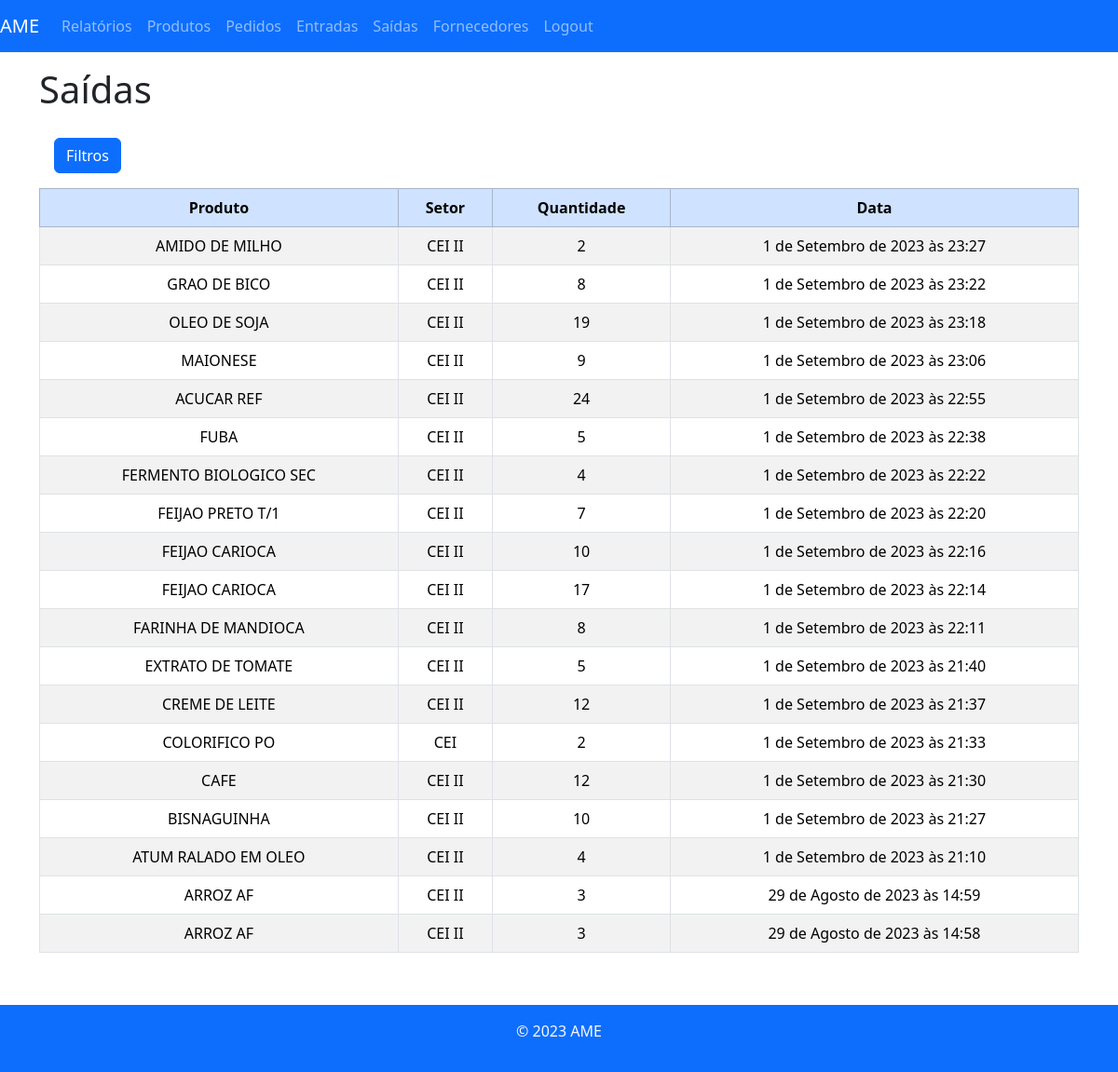
Page /saidas/ (signed in) on the committed database.
### almoxarifado/models.py (models this page shows, shortened)
class Saida(models.Model):
    produto = models.ForeignKey(Produto, on_delete=models.CASCADE)
    setor = models.ForeignKey(Setor, on_delete=models.CASCADE)
    quantidade = models.PositiveIntegerField()
    criado_em = models.DateTimeField(auto_now_add=True)
    usuario = models.ForeignKey(User, on_delete=models.CASCADE)

class Produto(models.Model):
    nome = models.CharField(max_length=255)
    descricao = models.TextField()
    quantidade = models.PositiveIntegerField()
    estoque_minimo = models.PositiveIntegerField()
    categoria = models.ForeignKey(Categoria, on_delete=models.CASCADE, default="")
    local = models.ForeignKey(LocalPrateleira, on_delete=models.CASCADE, default="")
    def __str__(self):
        return self.nome

class Setor(models.Model):
    setorNome = models.CharField(max_length=64)
    def __str__(self):
        return self.setorNome

### almoxarifado/views.py (the view)
# urls.py: path('saidas/', saidas_view, name='saidas'),
@login_required
def saidas_view(request):
    saidas = Saida.objects.all().order_by("-criado_em")
    produto = request.GET.get('produto')
    setor = request.GET.get('setor')
    data_inicial = request.GET.get('data_inicial')
    data_final = request.GET.get('data_final')
    if data_inicial:
        data_inicial = datetime.strptime(data_inicial, '%Y-%m-%d').date()
    if data_final:
        data_final = datetime.strptime(data_final, '%Y-%m-%d').date()
    if produto:
        saidas = saidas.filter(Q(produto__nome__icontains=produto))
    if setor:
        saidas = saidas.filter(Q(setor__setorNome__icontains=setor))
    if data_inicial and data_final:
        saidas = saidas.filter(criado_em__range=[data_inicial, data_final])
    return render(request, 'saidas.html', {'saidas': saidas})

### almoxarifado/templates/saidas.html (shortened to what this page needs)
{% extends 'base.html' %}
{% load django_bootstrap5 %}
{% block content %}
  <h1>Saídas</h1>
 <div class="container-fluid">
  <div class="row">
    <div class="col-3 text-white p-3">
      <button type="button" class="btn btn-primary mt-1" id="botaoFiltros" onClick="esconderFiltro()">
        Filtros
      </button>
    </div>
      <div class="col-9 text-dark p-3">
      </div>
    </div>
  </div>
  <div class="table-responsive">
    <table class="table table-hover table-striped table-bordered ">
      <thead class="table-primary">
        <tr>
          <th>Produto</th>
          <th>Setor</th>
          <th>Quantidade</th>
          <th>Data</th>
        </tr>
      </thead>
      <tbody>
        {% for saida in saidas %}
          <tr>
            <td>{{ saida.produto }}</td>
            <td>{{ saida.setor }}</td>
            <td>{{ saida.quantidade }}</td>
            <td>{{ saida.criado_em }}</td>
          </tr>
        {% endfor %}
      </tbody>
    </table>
  </div>
  <br>
{% endblock %}

### almoxarifado/static/css/styles.css (style rules this page uses)
td, thead { text-align: center; }

### rows in the picture
Saida: produto "AMIDO DE MILHO", setor "CEI II", quantidade "2", criado_em "1 de Setembro de 2023 às 23:27"
Saida: produto "GRAO DE BICO", setor "CEI II", quantidade "8", criado_em "1 de Setembro de 2023 às 23:22"
Saida: produto "OLEO DE SOJA", setor "CEI II", quantidade "19", criado_em "1 de Setembro de 2023 às 23:18"
Saida: produto "MAIONESE", setor "CEI II", quantidade "9", criado_em "1 de Setembro de 2023 às 23:06"
Saida: produto "ACUCAR REF", setor "CEI II", quantidade "24", criado_em "1 de Setembro de 2023 às 22:55"
Saida: produto "FUBA", setor "CEI II", quantidade "5", criado_em "1 de Setembro de 2023 às 22:38"
Saida: produto "FERMENTO BIOLOGICO SEC", setor "CEI II", quantidade "4", criado_em "1 de Setembro de 2023 às 22:22"
Saida: produto "FEIJAO PRETO T/1", setor "CEI II", quantidade "7", criado_em "1 de Setembro de 2023 às 22:20"
Saida: produto "FEIJAO CARIOCA", setor "CEI II", quantidade "10", criado_em "1 de Setembro de 2023 às 22:16"
Saida: produto "FEIJAO CARIOCA", setor "CEI II", quantidade "17", criado_em "1 de Setembro de 2023 às 22:14"
Saida: produto "FARINHA DE MANDIOCA", setor "CEI II", quantidade "8", criado_em "1 de Setembro de 2023 às 22:11"
Saida: produto "EXTRATO DE TOMATE", setor "CEI II", quantidade "5", criado_em "1 de Setembro de 2023 às 21:40"
Saida: produto "CREME DE LEITE", setor "CEI II", quantidade "12", criado_em "1 de Setembro de 2023 às 21:37"
Saida: produto "COLORIFICO PO", setor "CEI", quantidade "2", criado_em "1 de Setembro de 2023 às 21:33"
Saida: produto "CAFE", setor "CEI II", quantidade "12", criado_em "1 de Setembro de 2023 às 21:30"
Saida: produto "BISNAGUINHA", setor "CEI II", quantidade "10", criado_em "1 de Setembro de 2023 às 21:27"
Saida: produto "ATUM RALADO EM OLEO", setor "CEI II", quantidade "4", criado_em "1 de Setembro de 2023 às 21:10"
Saida: produto "ARROZ AF", setor "CEI II", quantidade "3", criado_em "29 de Agosto de 2023 às 14:59"
Saida: produto "ARROZ AF", setor "CEI II", quantidade "3", criado_em "29 de Agosto de 2023 às 14:58"
